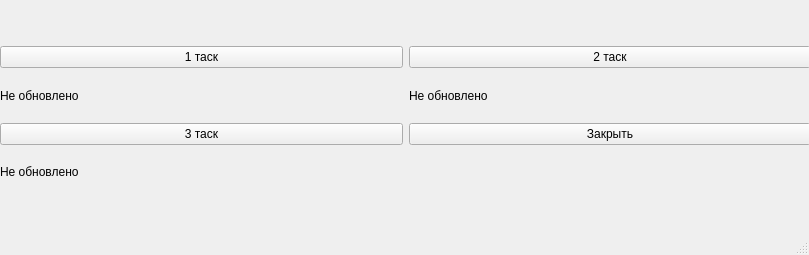
<?xml version="1.0" encoding="UTF-8"?>
<ui version="4.0">
 <class>MainWindow</class>
 <widget class="QMainWindow" name="MainWindow">
  <property name="geometry">
   <rect>
    <x>0</x>
    <y>0</y>
    <width>809</width>
    <height>255</height>
   </rect>
  </property>
  <property name="windowTitle">
   <string>MainWindow</string>
  </property>
  <widget class="QWidget" name="centralwidget">
   <widget class="QWidget" name="layoutWidget">
    <property name="geometry">
     <rect>
      <x>0</x>
      <y>46</y>
      <width>811</width>
      <height>147</height>
     </rect>
    </property>
    <layout class="QGridLayout" name="gridLayout">
     <item row="0" column="1">
      <widget class="QPushButton" name="SecondTask">
       <property name="text">
        <string>2 таск</string>
       </property>
      </widget>
     </item>
     <item row="4" column="0">
      <widget class="QPushButton" name="ThirdTask">
       <property name="text">
        <string>3 таск</string>
       </property>
      </widget>
     </item>
     <item row="1" column="0">
      <widget class="QLabel" name="label">
       <property name="text">
        <string>Не обновлено</string>
       </property>
      </widget>
     </item>
     <item row="0" column="0">
      <widget class="QPushButton" name="FirstTask">
       <property name="text">
        <string>1 таск</string>
       </property>
      </widget>
     </item>
     <item row="4" column="1">
      <widget class="QPushButton" name="OutBut">
       <property name="text">
        <string>Закрыть</string>
       </property>
      </widget>
     </item>
     <item row="5" column="0">
      <widget class="QLabel" name="label_3">
       <property name="text">
        <string>Не обновлено</string>
       </property>
      </widget>
     </item>
     <item row="1" column="1">
      <widget class="QLabel" name="label_2">
       <property name="text">
        <string>Не обновлено</string>
       </property>
      </widget>
     </item>
    </layout>
   </widget>
  </widget>
  <widget class="QMenuBar" name="menubar">
   <property name="geometry">
    <rect>
     <x>0</x>
     <y>0</y>
     <width>809</width>
     <height>29</height>
    </rect>
   </property>
  </widget>
  <widget class="QStatusBar" name="statusbar"/>
 </widget>
 <resources/>
 <connections/>
</ui>
